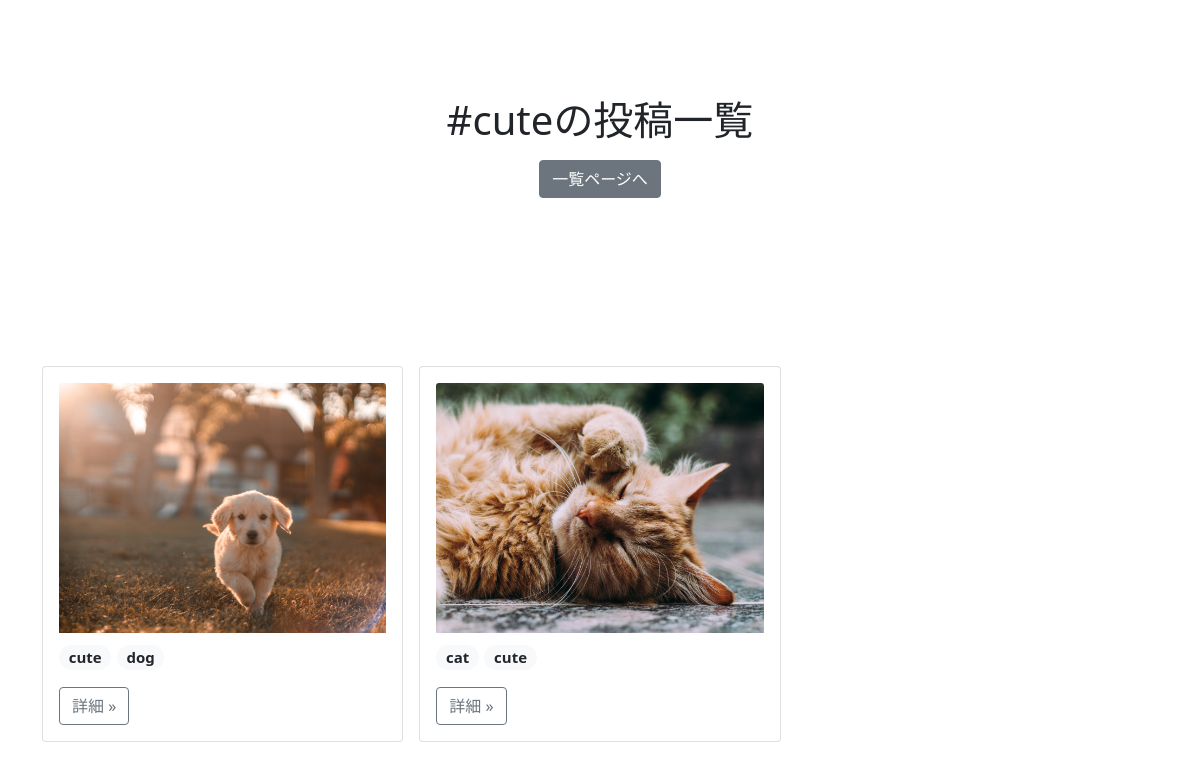
Screenshot of /tag/cute/ with the database file from the repository.
### album/models.py (models this page shows)
class Photo(models.Model):
    image = models.ImageField(null=False, blank=False, upload_to="uploads/")
    description = models.TextField(null=True, blank=True)
    created_at = models.DateTimeField(auto_now_add=True)
    tags = models.ManyToManyField(Tag, blank=True)

class Tag(models.Model):
    name = models.CharField(max_length=32, primary_key=True)
    def __str__(self):
        return self.name

### album/views.py (the view)
# urls.py: path("tag/<str:tag>/",TagPhotoListView.as_view(), name="tag-photo-list"),
class TagPhotoListView(ListView):
    model = Photo
    template_name = 'album/tag_photo.html'
    context_object_name = 'photos'
    def get_queryset(self, **kwargs):
        tag_name = self.kwargs["tag"]
        tag = get_object_or_404(Tag, name=tag_name)
        return super().get_queryset().filter(tags=tag)
    def get_context_data(self, *args, **kwargs):
        context = super().get_context_data(*args, **kwargs)
        context["tag"] = self.kwargs["tag"]
        return context

### album/templates/album/tag_photo.html (shortened to what this page needs)
{% extends 'album/base.html' %}
{% block header %}
<section class="py-5 text-center container">
    <div class="row py-lg-5">
        <div class="col-lg-6 col-md-8 mx-auto">
            <h1 class="fw-light">#{{ tag }}の投稿一覧</h1>
            <p>
                <a href="{% url 'photo-list' %}" class="btn btn-secondary my-2">一覧ページへ</a>
            </p>
        </div>
    </div>
</section>
{% endblock header %}
{% block content %}
<div class="container">
  <div class="row g-3">
    {% for photo in photos %}
    <div class="col-6 col-md-4">
      <div class="card">
          <div class="card-body">
              <img src="{{ photo.image.url }}" class="card-img-top" style="object-fit:cover; height: 250px;">
              <p class="mt-2 fs-5">
                {% for tag in photo.tags.all %}
                <span class="badge rounded-pill bg-light text-dark">
                    {{ tag }}
                </span>
                {% endfor %}
              </p>
              <a href="{% url 'photo-detail' photo.pk %}"class="btn btn-outline-secondary">詳細 »</a>
              </div>
          </div>
      </div>
    {% endfor %}
  </div>
</div>
{% endblock content %}

### rows the page displays
Photo: image (picture)
Tag: name "cute"
Tag: name "dog"
Photo: image (picture)
Tag: name "cat"

### other values shown
{{ tag }} "cute"
